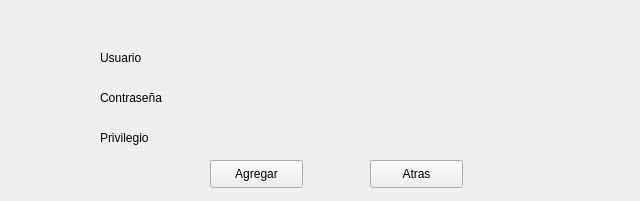
<?xml version="1.0" encoding="UTF-8"?>
<ui version="4.0">
 <class>Form</class>
 <widget class="QWidget" name="Form">
  <property name="geometry">
   <rect>
    <x>0</x>
    <y>0</y>
    <width>640</width>
    <height>201</height>
   </rect>
  </property>
  <property name="windowTitle">
   <string>Form</string>
  </property>
  <widget class="QLabel" name="label">
   <property name="geometry">
    <rect>
     <x>100</x>
     <y>50</y>
     <width>55</width>
     <height>16</height>
    </rect>
   </property>
   <property name="text">
    <string>Usuario</string>
   </property>
  </widget>
  <widget class="QLabel" name="label_2">
   <property name="geometry">
    <rect>
     <x>100</x>
     <y>90</y>
     <width>71</width>
     <height>16</height>
    </rect>
   </property>
   <property name="text">
    <string>Contraseña</string>
   </property>
  </widget>
  <widget class="QLabel" name="label_3">
   <property name="geometry">
    <rect>
     <x>100</x>
     <y>130</y>
     <width>55</width>
     <height>16</height>
    </rect>
   </property>
   <property name="text">
    <string>Privilegio</string>
   </property>
  </widget>
  <widget class="QPushButton" name="pushButton">
   <property name="geometry">
    <rect>
     <x>210</x>
     <y>160</y>
     <width>93</width>
     <height>28</height>
    </rect>
   </property>
   <property name="text">
    <string>Agregar</string>
   </property>
  </widget>
  <widget class="QPushButton" name="pushButton_2">
   <property name="geometry">
    <rect>
     <x>370</x>
     <y>160</y>
     <width>93</width>
     <height>28</height>
    </rect>
   </property>
   <property name="text">
    <string>Atras</string>
   </property>
  </widget>
 </widget>
 <resources/>
 <connections/>
</ui>
